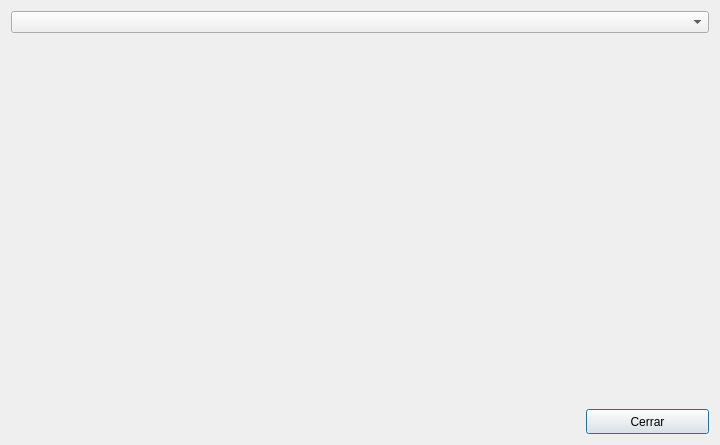
<?xml version="1.0" encoding="UTF-8"?>
<ui version="4.0">
 <class>Dialog_Gps</class>
 <widget class="QDialog" name="Dialog_Gps">
  <property name="geometry">
   <rect>
    <x>0</x>
    <y>0</y>
    <width>720</width>
    <height>445</height>
   </rect>
  </property>
  <property name="windowTitle">
   <string>Análisis del entrenamiento</string>
  </property>
  <property name="windowIcon">
   <iconset resource="recurso.qrc">
    <normaloff>:/Icons/png/004-paper.png</normaloff>:/Icons/png/004-paper.png</iconset>
  </property>
  <property name="sizeGripEnabled">
   <bool>false</bool>
  </property>
  <layout class="QVBoxLayout" name="verticalLayout">
   <property name="spacing">
    <number>6</number>
   </property>
   <item>
    <widget class="QComboBox" name="comboBoxFecha"/>
   </item>
   <item>
    <widget class="QCustomPlot" name="plot" native="true">
     <property name="maximumSize">
      <size>
       <width>702</width>
       <height>396</height>
      </size>
     </property>
     <widget class="QLabel" name="label">
      <property name="geometry">
       <rect>
        <x>-10</x>
        <y>10</y>
        <width>696</width>
        <height>345</height>
       </rect>
      </property>
      <property name="minimumSize">
       <size>
        <width>675</width>
        <height>345</height>
       </size>
      </property>
      <property name="maximumSize">
       <size>
        <width>696</width>
        <height>345</height>
       </size>
      </property>
      <property name="text">
       <string/>
      </property>
      <property name="pixmap">
       <pixmap resource="recurso.qrc">:/TransparentSoccerField.png</pixmap>
      </property>
      <property name="scaledContents">
       <bool>true</bool>
      </property>
     </widget>
    </widget>
   </item>
   <item alignment="Qt::AlignRight">
    <widget class="QPushButton" name="pushButtonCerrar">
     <property name="enabled">
      <bool>true</bool>
     </property>
     <property name="minimumSize">
      <size>
       <width>123</width>
       <height>25</height>
      </size>
     </property>
     <property name="maximumSize">
      <size>
       <width>123</width>
       <height>25</height>
      </size>
     </property>
     <property name="text">
      <string>Cerrar</string>
     </property>
    </widget>
   </item>
  </layout>
 </widget>
 <customwidgets>
  <customwidget>
   <class>QCustomPlot</class>
   <extends>QWidget</extends>
   <header>qcustomplot.h</header>
   <container>1</container>
  </customwidget>
 </customwidgets>
 <resources>
  <include location="recurso.qrc"/>
 </resources>
 <connections/>
</ui>
